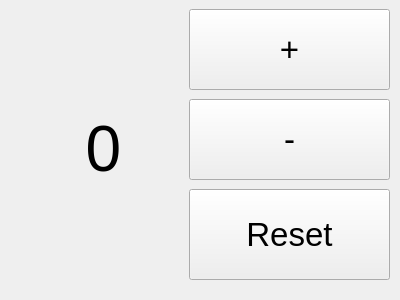
<?xml version="1.0" encoding="UTF-8"?>
<ui version="4.0">
 <class>Form</class>
 <widget class="QWidget" name="Form">
  <property name="geometry">
   <rect>
    <x>0</x>
    <y>0</y>
    <width>400</width>
    <height>300</height>
   </rect>
  </property>
  <property name="windowTitle">
   <string>Form</string>
  </property>
  <widget class="QLabel" name="num_label">
   <property name="geometry">
    <rect>
     <x>8</x>
     <y>10</y>
     <width>191</width>
     <height>281</height>
    </rect>
   </property>
   <property name="font">
    <font>
     <pointsize>48</pointsize>
    </font>
   </property>
   <property name="layoutDirection">
    <enum>Qt::LeftToRight</enum>
   </property>
   <property name="text">
    <string>&lt;html&gt;&lt;head/&gt;&lt;body&gt;&lt;p&gt;&lt;span style=&quot; font-size:48pt;&quot;&gt;0&lt;/span&gt;&lt;/p&gt;&lt;/body&gt;&lt;/html&gt;</string>
   </property>
   <property name="textFormat">
    <enum>Qt::MarkdownText</enum>
   </property>
   <property name="alignment">
    <set>Qt::AlignCenter</set>
   </property>
   <property name="margin">
    <number>0</number>
   </property>
  </widget>
  <widget class="QWidget" name="widget" native="true">
   <property name="geometry">
    <rect>
     <x>189</x>
     <y>9</y>
     <width>201</width>
     <height>281</height>
    </rect>
   </property>
   <widget class="QPushButton" name="inc_button">
    <property name="geometry">
     <rect>
      <x>0</x>
      <y>0</y>
      <width>201</width>
      <height>81</height>
     </rect>
    </property>
    <property name="maximumSize">
     <size>
      <width>201</width>
      <height>131</height>
     </size>
    </property>
    <property name="font">
     <font>
      <pointsize>25</pointsize>
     </font>
    </property>
    <property name="text">
     <string>+</string>
    </property>
   </widget>
   <widget class="QPushButton" name="dec_button">
    <property name="geometry">
     <rect>
      <x>0</x>
      <y>90</y>
      <width>201</width>
      <height>81</height>
     </rect>
    </property>
    <property name="maximumSize">
     <size>
      <width>201</width>
      <height>131</height>
     </size>
    </property>
    <property name="font">
     <font>
      <pointsize>25</pointsize>
     </font>
    </property>
    <property name="text">
     <string>-</string>
    </property>
   </widget>
   <widget class="QPushButton" name="reset_button">
    <property name="geometry">
     <rect>
      <x>0</x>
      <y>180</y>
      <width>201</width>
      <height>91</height>
     </rect>
    </property>
    <property name="font">
     <font>
      <pointsize>25</pointsize>
     </font>
    </property>
    <property name="text">
     <string>Reset</string>
    </property>
   </widget>
  </widget>
 </widget>
 <resources/>
 <connections/>
</ui>
